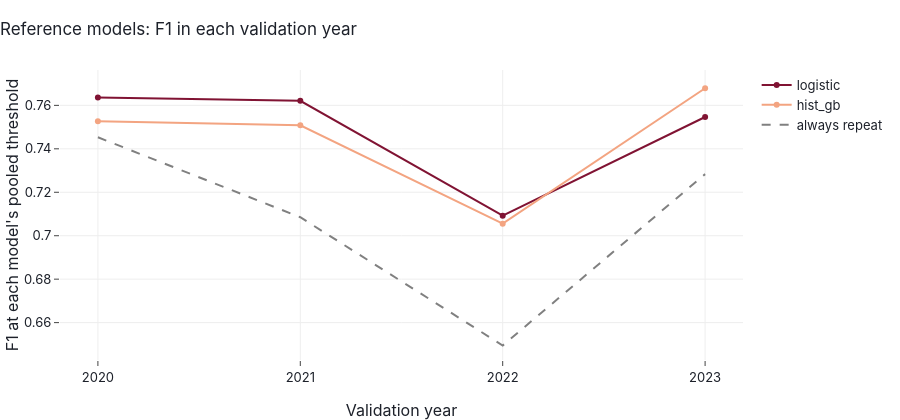

Notebook code cell kept with this figure:
### Markdown cell above
## 2.2. F1 by validation year

### Code cell
fold_f1 = pd.DataFrame({name: reference_runs[name][0]["f1"] for name in ["logistic", "hist_gb"]})
fold_f1["always repeat"] = [f1_floor(part["y"]) for _, part in reference_runs["logistic"][1].groupby("fold")]

fig = go.Figure()
for name in ["logistic", "hist_gb", "always repeat"]:
    fig.add_trace(go.Scatter(
        x=fold_f1.index, y=fold_f1[name], mode="lines+markers" if name != "always repeat" else "lines",
        name=name, line=dict(dash="dash", color="grey") if name == "always repeat" else None,
        hovertemplate="%{x}: F1 %{y:.3f}<extra>" + name + "</extra>",
    ))
fig.update_layout(
    title="Reference models: F1 in each validation year",
    xaxis=dict(title="Validation year", tickmode="array", tickvals=VAL_YEARS),
    yaxis=dict(title="F1 at each model's pooled threshold"),
    height=420,
)
fig.write_html(FIGURES_DIR / "04_reference_f1_by_year.html", **HTML_OPTIONS)
fig.write_image(FIGURES_DIR / "04_reference_f1_by_year.png", **PNG_OPTIONS)
fig.show()

### Figure 1 — Plotly figure (JSON) as saved in the notebook; plotly's stock layout.template omitted (floating-point values rounded to 4 significant figures)
{"data": [{"hovertemplate": "%{x}: F1 %{y:.3f}<extra>logistic</extra>", "mode": "lines+markers", "name": "logistic", "type": "scatter", "x": [2020, 2021, 2022, 2023], "y": [0.7636, 0.7621, 0.7092, 0.7547]}, {"hovertemplate": "%{x}: F1 %{y:.3f}<extra>hist_gb</extra>", "mode": "lines+markers", "name": "hist_gb", "type": "scatter", "x": [2020, 2021, 2022, 2023], "y": [0.7526, 0.7508, 0.7056, 0.7679]}, {"hovertemplate": "%{x}: F1 %{y:.3f}<extra>always repeat</extra>", "line": {"color": "grey", "dash": "dash"}, "mode": "lines", "name": "always repeat", "type": "scatter", "x": [2020, 2021, 2022, 2023], "y": [0.7453, 0.7085, 0.6495, 0.7284]}], "layout": {"height": 420, "title": {"text": "Reference models: F1 in each validation year"}, "xaxis": {"tickmode": "array", "tickvals": [2020, 2021, 2022, 2023], "title": {"text": "Validation year"}}, "yaxis": {"title": {"text": "F1 at each model's pooled threshold"}}}}
